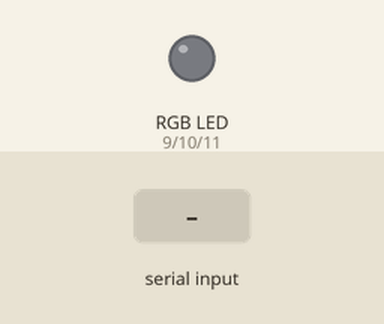
Bench run of a sketch on a simulated Arduino Mega 2560, built with avr-gcc and run on an emulated ATmega2560. Shown: an RGB LED mixed from three pins (HIGH = lit). The test bench sets the inputs (shaded band). Dim RGB values are drawn brighter than linear; what the sketch prints to the serial monitor is not drawn.

Above: at 1.2 s.
1.3 s: "r90\n" received over the second serial link
At 1.8 s:
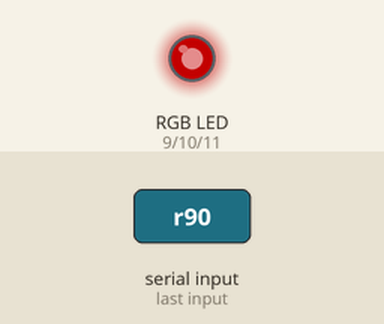
2.8 s: "r,45\n" received over the second serial link
At 4.0 s:
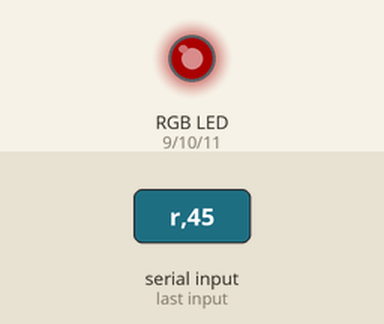
4.3 s: "g90\n" received over the second serial link
At 5.3 s:
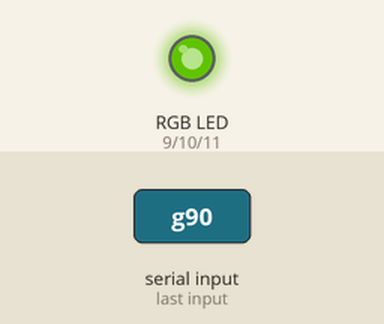
5.8 s: "g,45\n" received over the second serial link
At 6.4 s:
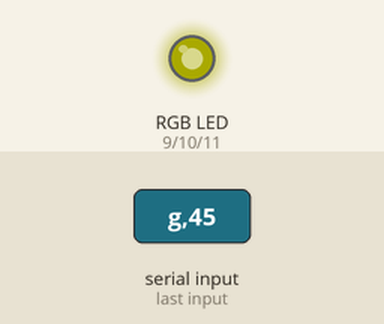
7.3 s: "b90\n" received over the second serial link
At 8.5 s:
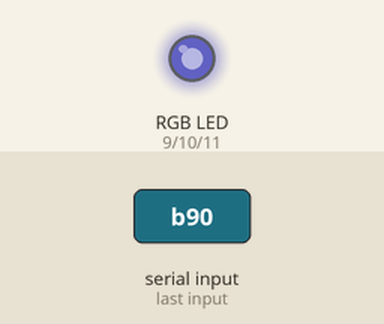
8.8 s: "b,45\n" received over the second serial link
At 9.9 s:
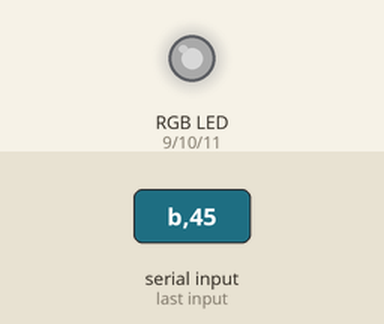
Timing chart, 0 to 11.3 s (numbered marks = the images above; inputs shaded):
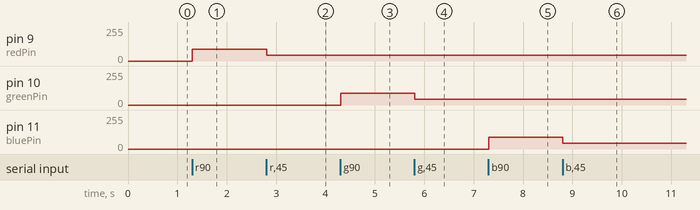

Measured:
- after the input at 1.3 s, pin 9 (redPin): 0/255 → 90/255 at once
- after the input at 2.8 s, pin 9 (redPin): 90/255 → 45/255 at once
- after the input at 4.3 s, pin 10 (greenPin): 0/255 → 90/255 at once
- after the input at 5.8 s, pin 10 (greenPin): 90/255 → 45/255 at once
- after the input at 7.3 s, pin 11 (bluePin): 0/255 → 90/255 at once
- after the input at 8.8 s, pin 11 (bluePin): 90/255 → 45/255 at once

The sketch:

RGB_LED___HC-06.ino
```cpp
int redPin = 9;
int greenPin = 10;
int bluePin = 11;

void setup()
{
  pinMode(redPin, OUTPUT);
  pinMode(greenPin, OUTPUT);
  pinMode(bluePin, OUTPUT);
  Serial.begin(9600);
  Serial1.begin(9600);  // set the data rate for the BT port
}

void loop()
{
  if(Serial1.available()) {       //입력된 값이 있다면
   char c = Serial1.read();      //블루투스에서 값을 읽어옴

     switch(c) {
       case 'r':                                    //문자가 r일 경우
       analogWrite(redPin, Serial1.parseInt());    //슬라이더의 값을 정수로 바꾼 후 red 핀에 출력
       Serial.write(Serial1.parseInt());
       break;
       case 'g':                                     //문자가 g일 경우
       analogWrite(greenPin, Serial1.parseInt());  //슬라이더의 값을 정수로 바꾼 후 green 핀에 출력
       Serial.write(Serial1.parseInt());
       break;
       case 'b':                                     //문자가 b일 경우
       analogWrite(bluePin, Serial1.parseInt()); //슬라이더의 값을 정수로 바꾼 후 blue 핀에 출력
       Serial.write(Serial1.parseInt());
       break;
    }
  }
}
```
